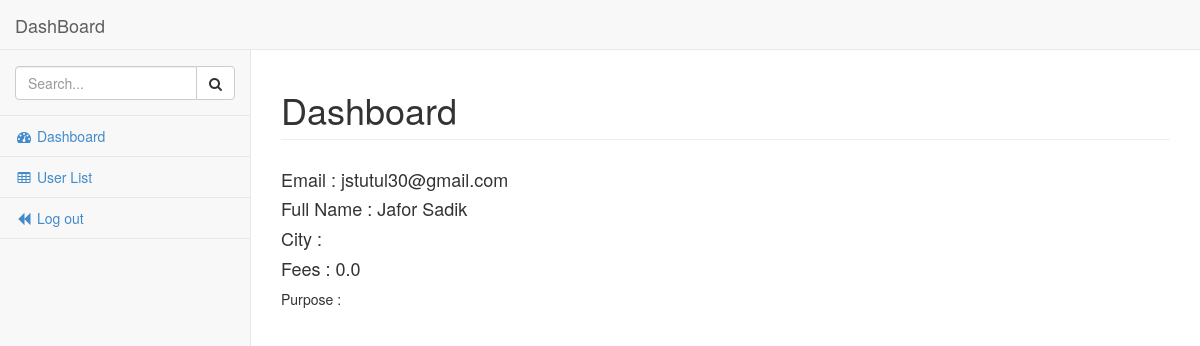
Page /user/dashboard/ (signed in) on the committed database.
### accounts/models.py (models this page shows, shortened)
class CustomUser(AbstractBaseUser):
    email = models.EmailField(max_length=255,unique=True,verbose_name='Email')
    first_name = models.CharField(max_length=20,verbose_name='First Name')
    last_name = models.CharField(max_length=20,verbose_name='Last Name')
    city = models.CharField(max_length=20,verbose_name='City Name')
    register_free= models.FloatField(default=0.0)
    purpose = models.TextField(max_length=200,blank=False)
    username = None
    USERNAME_FIELD = 'email'
    REQUIRED_FIELDS = ('first_name','last_name')
    is_active = models.BooleanField(default=False)
    is_staff = models.BooleanField(default=False)
    is_superuser = models.BooleanField(default=False)
    is_varified = models.BooleanField(default=False)
    created_at = models.DateTimeField(auto_now_add=True,blank=True, null=True)
    updated_at = models.DateTimeField(auto_now=True)
    objects = UserManager()
    class Meta:
        verbose_name_plural='users'

### accounts/views.py (the view)
# urls.py: path('dashboard/',views.Dashboard,name="dash"),
def Dashboard(request):
    return render(request,'dashboard/index.html')

### templates/dashboard/index.html (shortened to what this page needs)
<!DOCTYPE html>
<html>
{% load static %}
<head>
    <link href="{% static 'dashboard/css/bootstrap.min.css' %}" rel="stylesheet">
    <link href="{% static 'dashboard/font-awesome/css/font-awesome.css' %}" rel="stylesheet">
    <link href="{% static 'dashboard/css/plugins/morris/morris-0.4.3.min.css' %}" rel="stylesheet">
    <link href="{% static 'dashboard/css/plugins/timeline/timeline.css' %}" rel="stylesheet">
    <link href="{% static 'dashboard/css/sb-admin.css' %}" rel="stylesheet">
</head>
<body>
    <div id="wrapper">
        <nav class="navbar navbar-default navbar-fixed-top" role="navigation" style="margin-bottom: 0">
            <div class="navbar-header">
                <a class="navbar-brand" href="index.html">DashBoard</a>
            </div>
            <div class="navbar-default navbar-static-side" role="navigation">
                <div class="sidebar-collapse">
                    <ul class="nav" id="side-menu">
                        <li class="sidebar-search">
                            <div class="input-group custom-search-form">
                                <input type="text" class="form-control" placeholder="Search...">
                                <span class="input-group-btn">
                                <button class="btn btn-default" type="button">
                                    <i class="fa fa-search"></i>
                                </button>
                            </span>
                            </div>
                        </li>
                        <li>
                            <a href="{% url 'dash' %}"><i class="fa fa-dashboard fa-fw"></i> Dashboard</a>
                        </li>
                        {% if request.user.is_superuser %}
                        <li>
                            <a href="{% url 'userlist' %}"><i class="fa fa-table fa-fw"></i> User List</a>
                        </li>
                        {% endif %}
                         <li>
                            <a href="{% url 'logout' %}"><i class="fa fa-backward fa-fw"></i> Log out</a>
                        </li>
                    </ul>
                </div>
            </div>
        </nav>
        <div id="page-wrapper">
            <div class="row">
                <div class="col-lg-12">
                    <h1 class="page-header">Dashboard</h1>
                </div>
               <div class="col-md-6">
                   <h4>Email  : {{ request.user.email }}</h4>
                   <h4>Full Name  : {{ request.user.first_name }} {{ request.user.last_name }}</h4>
                   <h4>City  : {{ request.user.city }}</h4>
                   <h4>Fees  : {{ request.user.register_free }}</h4>
                   <P>Purpose :{{ request.user.purpose }}</P>
               </div>
            </div>
        </div>
    </div>
</body>
</html>

### static/dashboard/css/sb-admin.css (style rules this page uses)
body { padding-top: 100px; background-color: #f8f8f8; }
@media (min-width:768px) { body { padding-top: 50px; } }
#wrapper { width: 100%; }
#page-wrapper { padding: 0 15px; min-height: 568px; background-color: #fff; }
@media (min-width:768px) { #page-wrapper { position: inherit; margin: 0 0 0 250px; padding: 0 30px; min-height: 1300px; border-left: 1px solid #e7e7e7; } }
.navbar-static-side ul li { border-bottom: 1px solid #e7e7e7; }
.sidebar-search { padding: 15px; }
@media (min-width:768px) { .navbar-static-side { z-index: 1; position: absolute; width: 250px; margin-top: 51px; } }

### rows in the picture
CustomUser: user.email "jstutul30@gmail.com", user.first_name "Jafor", user.last_name "Sadik", user.register_free "0.0"
